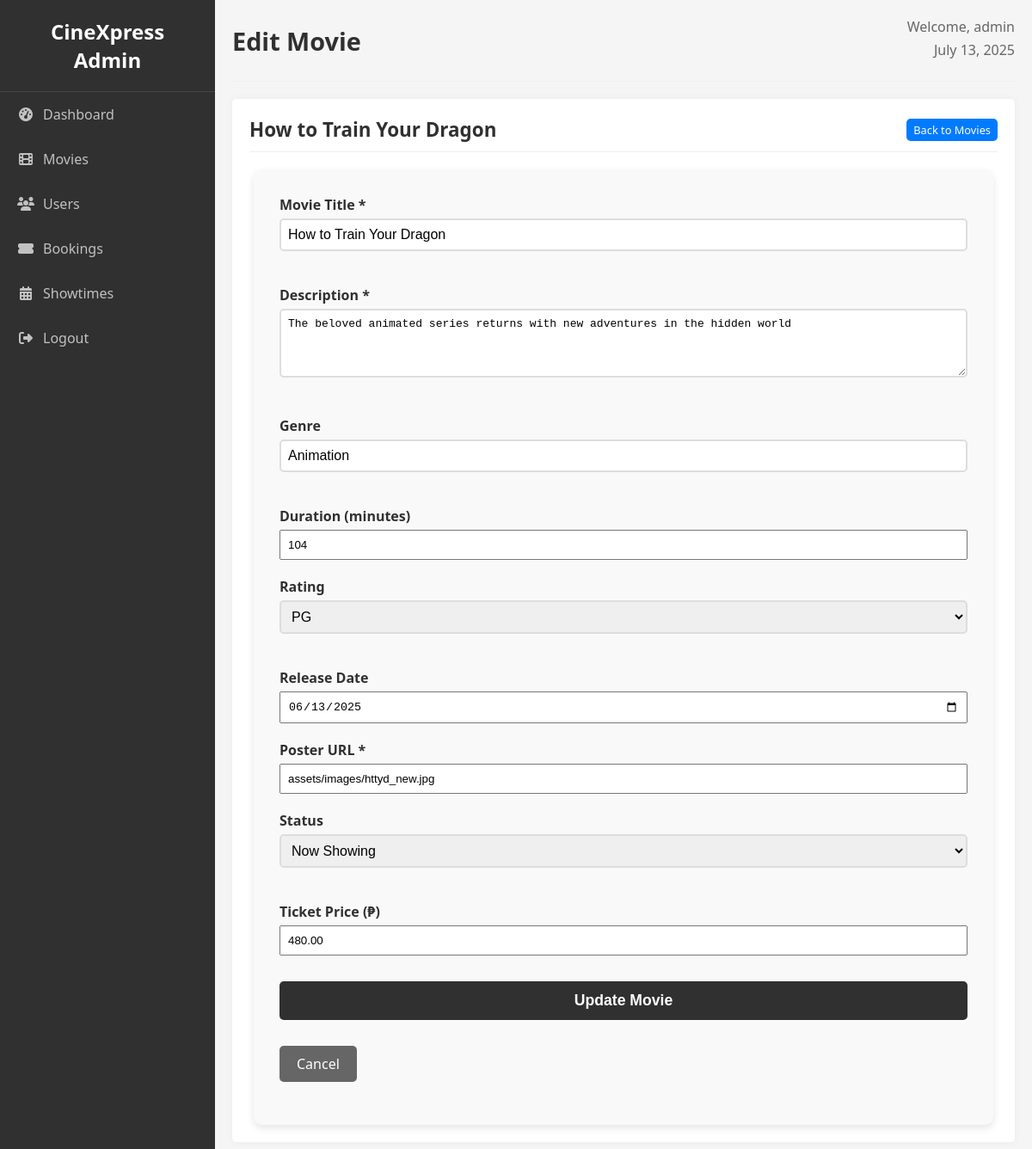
The app's page /admin/editMovie.php?id=1 (signed in) with its own data.
### tables this page shows
CREATE TABLE movies (
    id INT PRIMARY KEY AUTO_INCREMENT,
    title VARCHAR(255) NOT NULL,
    description TEXT,
    genre VARCHAR(100),
    duration INT,
    rating VARCHAR(10),
    release_date DATE,
    poster_url VARCHAR(255),
    status ENUM('now_showing', 'coming_soon') DEFAULT 'now_showing',
    price DECIMAL(10,2) DEFAULT 0.00,
    created_at TIMESTAMP DEFAULT CURRENT_TIMESTAMP
);

### includes/helpers.php (called while the page is built, shortened)
<?php
function e($string) {
    return htmlspecialchars($string, ENT_QUOTES, 'UTF-8');
}
?>

### includes/init.php (called while the page is built, shortened)
<?php
include_once 'db.php';
include_once 'helpers.php';
include_once 'movieService.php';
include_once 'components.php';
$movieService = new MovieService($conn);

### includes/movieService.php (called while the page is built, shortened)
<?php
class MovieService {
    private $conn;
    public function __construct($connection) {
        $this->conn = $connection;
    }
    public function getMovieById($id) {
        try {
            $stmt = $this->conn->prepare("SELECT * FROM movies WHERE id = ?");
            $stmt->bind_param("i", $id);
            $stmt->execute();
            return $stmt->get_result()->fetch_assoc();
        } catch (Exception $e) {
            error_log("Error fetching movie: " . $e->getMessage());
            return false;
        }
    }
}
?>

### admin/editMovie.php (the view, shortened to what this page needs)
<?php
include '../includes/init.php';
$movie_id = (int) $_GET['id'];
$movie = $movieService->getMovieById($movie_id);
?>
<!DOCTYPE html>
<html lang="en">
<head>
    <link rel="stylesheet" href="../assets/css/style.css">
    <link rel="stylesheet" href="https://cdnjs.cloudflare.com/ajax/libs/font-awesome/6.4.0/css/all.min.css">
</head>
<body>
    <div class="admin-wrapper">
        <main class="admin-content">
            <div class="admin-header">
                <div class="admin-title">
                    <h1>Edit Movie</h1>
                </div>
                <div class="admin-user">
                    <span>Welcome, <?php echo e($_SESSION['display_name'] ?? $_SESSION['username']); ?></span>
                    <span><?php echo date('F j, Y'); ?></span>
                </div>
            </div>
            <div class="admin-section">
                <div class="admin-section-header" style="display: flex; justify-content: space-between; align-items: center;">
                    <h2><?php echo e($movie['title']); ?></h2>
                    <a href="manageMovies.php" class="movie-action-button edit-button" style="font-size: 0.8em; padding: 4px 8px;">Back to Movies</a>
                </div>
                <div class="form-container">
                    <form method="POST" class="movie-form">
                        <div class="form-group">
                            <label for="title">Movie Title *</label>
                            <input type="text" id="title" name="title" required value="<?php echo e($movie['title']); ?>" style="width: 100%; padding: 8px; box-sizing: border-box;">
                        </div>
                        <div class="form-group">
                            <label for="description">Description *</label>
                            <textarea id="description" name="description" required rows="4" style="width: 100%; padding: 8px; box-sizing: border-box;"><?php echo e($movie['description']); ?></textarea>
                        </div>
                        <div class="form-row">
                            <div class="form-group">
                                <label for="genre">Genre</label>
                                <input type="text" id="genre" name="genre" value="<?php echo e($movie['genre']); ?>" style="width: 100%; padding: 8px; box-sizing: border-box;">
                            </div>
                            <div class="form-group">
                                <label for="duration">Duration (minutes)</label>
                                <input type="number" id="duration" name="duration" min="1" value="<?php echo $movie['duration']; ?>" style="width: 100%; padding: 8px; box-sizing: border-box;">
                            </div>
                        </div>
                        <div class="form-row">
                            <div class="form-group">
                                <label for="rating">Rating</label>
                                <select id="rating" name="rating" style="width: 100%; padding: 8px; box-sizing: border-box;">
                                    <option value="PG" <?php echo ($movie['rating'] === 'PG') ? 'selected' : ''; ?>>PG</option>
                                </select>
                            </div>
                            <div class="form-group">
                                <label for="release_date">Release Date</label>
                                <input type="date" id="release_date" name="release_date" value="<?php echo $movie['release_date']; ?>" style="width: 100%; padding: 8px; box-sizing: border-box;">
                            </div>
                        </div>
                        <div class="form-group">
                            <label for="poster_url">Poster URL *</label>
                            <input type="url" id="poster_url" name="poster_url" required value="<?php echo e($movie['poster_url']); ?>" style="width: 100%; padding: 8px; box-sizing: border-box;">
                        </div>
                        <div class="form-row">
                            <div class="form-group">
                                <label for="status">Status</label>
                                <select id="status" name="status" style="width: 100%; padding: 8px; box-sizing: border-box;">
                                    <option value="now_showing" <?php echo ($movie['status'] === 'now_showing') ? 'selected' : ''; ?>>Now Showing</option>
                                </select>
                            </div>
                            <div class="form-group">
                                <label for="price">Ticket Price (₱)</label>
                                <input type="number" id="price" name="price" min="0" step="0.01" value="<?php echo $movie['price']; ?>" style="width: 100%; padding: 8px; box-sizing: border-box;">
                            </div>
                        </div>
                        <div class="button-container">
                            <button type="submit" class="button primary-button">Update Movie</button>
                            <a href="manageMovies.php" class="button secondary-button">Cancel</a>
                        </div>
                    </form>
                </div>
            </div>
        </main>
    </div>
</body>
</html>

### assets/css/style.css (style rules this page uses)
body { margin: 0; padding: 0; font-family: "Segoe UI", sans-serif; background-color: #f8f8f8; color: #303030; }
h1 { color: #ffffff; }
h2 { color: #303030; }
.button { display: inline-block; background-color: #303030; color: #fff; padding: 10px 20px; border: none; text-decoration: none; border-radius: 5px; margin: 10px auto 20px auto; transition: all 0.3s ease; cursor: pointer; font-weight: 500; text-align: center; }
.primary-button { background-color: #1e88e5; color: white; font-weight: bold; }
.secondary-button { background-color: #666; }
form { max-width: 450px; margin: 0 auto; padding: 30px; background: #f9f9f9; border-radius: 10px; box-shadow: 0 4px 10px rgba(0, 0, 0, 0.1); }
form input[type="text"], form input[type="email"], form input[type="password"], form select, form textarea { width: 100%; padding: 12px; margin-bottom: 20px; border-radius: 5px; border: 2px solid #ddd; font-size: 1em; transition: border-color 0.3s; box-sizing: border-box; }
form label { font-weight: bold; color: #303030; display: block; margin-bottom: 8px; }
form button[type="submit"] { width: 100%; padding: 12px; background-color: #303030; color: white; border: none; border-radius: 5px; font-size: 1.1em; cursor: pointer; transition: background-color 0.3s; }
.admin-wrapper { display: flex; min-height: 100vh; background-color: #f5f5f5; }
.admin-content { flex: 1; margin-left: 250px; padding: 20px; }
.admin-header { display: flex; justify-content: space-between; align-items: center; margin-bottom: 20px; padding-bottom: 20px; border-bottom: 1px solid #eee; }
.admin-title h1 { margin: 0; font-size: 1.8rem; color: #303030; }
.admin-user { display: flex; flex-direction: column; align-items: flex-end; }
.admin-user span { margin-bottom: 5px; color: #666; }
.admin-section { background: #fff; border-radius: 5px; padding: 20px; box-shadow: 0 0 10px rgba(0, 0, 0, 0.05); }
.movie-form { max-width: 800px; margin: 0 auto; }
.form-group { margin-bottom: 20px; }
.form-group label { display: block; margin-bottom: 5px; font-weight: 600; }
.admin-section-header { margin-bottom: 20px; border-bottom: 1px solid #eee; padding-bottom: 10px; }
.admin-section-header h2 { margin: 0; font-size: 1.4rem; color: #303030; }
.movie-action-button { display: inline-block; padding: 10px 15px; border-radius: 5px; text-decoration: none; color: #fff; font-weight: 500; transition: all 0.3s ease; }
.edit-button { background-color: #007bff; }

### records on screen
movies: title "How to Train Your Dragon", description "The beloved animated series returns with new adventures in the hidden world", genre "Animation", duration "104", rating "PG", release_date "06/13/2025", poster_url "assets/images/httyd_new.jpg", status "Now Showing", price "480.00"

### other values on screen
$item[0] "Dashboard"
$item[0] "Movies"
$item[0] "Users"
$item[0] "Bookings"
$item[0] "Showtimes"
$item[0] "Logout"
$_SESSION['display_name'] "admin"
